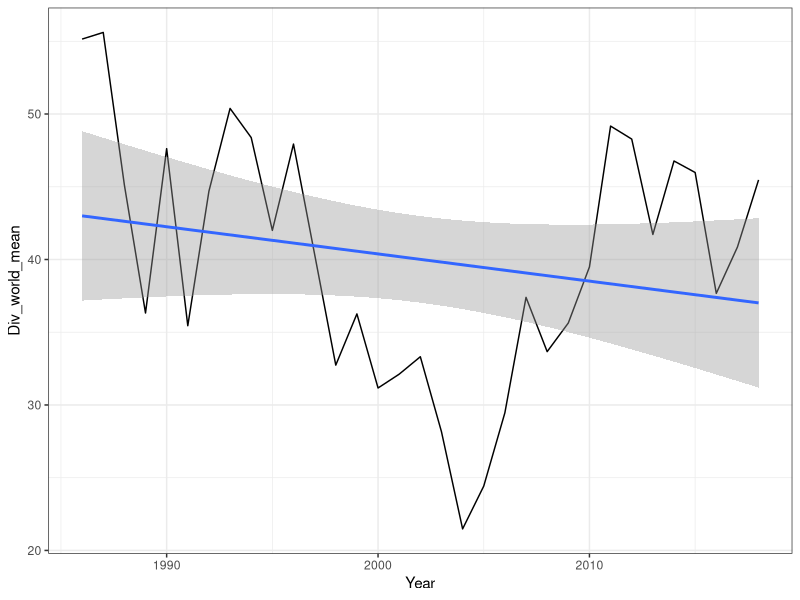

Reproduce this figure in R.
library(tidyverse)

########################################
### The previous dataset---till 2012 ###
########################################

# df_bond <- readr::read_csv('FTS_Data_Bond.csv',
#                              na = c("", "NA", ".", " ", "NaN", 'Inf', '-Inf'),
#                              skip = 3,
#                              col_names = T,
#                              col_types = cols(.default = col_double(),
#                                               Date = col_date(format = "%m/%d/%Y")))
# 
# df_bond <- df_bond %>%
#   dplyr::mutate('Year' = lubridate::year(Date)) %>%
#   dplyr::mutate('Canada_lag' = dplyr::lag(Canada)) %>% #include one-day lags
#   dplyr::mutate('US_lag' = dplyr::lag(US)) %>% #include one-day lags
#   dplyr::select(-Date_Number) %>%
#   dplyr::select(Date, Year, everything())

###########################################
### The new dataset---updated till 2018 ###
###########################################

df_bond <- readr::read_csv('CGR_data_2018_bond.csv',
                             na = c("", "NA", ".", " ", "NaN", 'Inf', '-Inf'),
                             col_names = T,
                             col_types = cols(.default = col_double(),
                                              Date = col_date(format = "%d/%m/%Y")))

df_bond <- df_bond %>%
  dplyr::mutate('Year' = lubridate::year(Date)) %>%
  dplyr::filter(Year < 2019) %>%
  dplyr::mutate('Canada_lag' = dplyr::lag(Canada)) %>% #include one-day lags
  dplyr::mutate('US_lag' = dplyr::lag(US)) %>% #include one-day lags
  dplyr::select(Date, Year, everything())

### Analysis begins here ###

name_country_full <- df_bond %>%
  dplyr::select(-c(Date, Year, Canada_lag, US_lag)) %>%
  colnames(.)


func_deduplic <- function(vec)
{
  # This function accepts a vector
  # and replaces duplicated entries
  # with missing values
  vec[duplicated(vec)] <- NA
  return(vec)
}

# Ignoring duplicated entries
df_bond_deduplic <- df_bond %>%
  dplyr::select(-c(Year, Date)) %>%
  apply(., 2, func_deduplic) %>%
  tibble::as_tibble(.) %>%
  tibble::add_column('Date' = df_bond$Date, 'Year' = df_bond$Year) %>%
  dplyr::select(Date, Year, everything(.))

# Taking log returns = log(I_t) - log(I_{t-1})
df_bond_return <- df_bond_deduplic %>%
  dplyr::select(-c(Date, Year)) %>%
  apply(., 2, function(vec){return(c(NA, diff(log(vec))))}) %>%
  tibble::as_tibble(.) %>%
  tibble::add_column('Date' = df_bond$Date, 'Year' = df_bond$Year) %>%
  dplyr::select(Date, Year, everything(.))

# Using nested dataframes
nest_year_return <- df_bond_return %>%
  dplyr::select(-Date) %>%
  dplyr::group_by(Year) %>%
  tidyr::nest(.)

# How many valid returns to use per year?
num_bond_usable <- 50
#num_bond_usable <- 100

func_valid_ret <- function(df, n = num_bond_usable)
{
  # This function accepts a return data matrix and 
  # accepts only those columns which have enough
  # usable entries ( >= num_bond_usable)
  temp_NA <- apply(df, 2, function(vec){sum(is.na(vec))})
  
  df_2 <- df[, temp_NA < (nrow(df) - n)]
  
  return(df_2)
}

nest_year_return <- nest_year_return %>%
  dplyr::mutate('LHS_country_valid' = purrr::map(data, func_valid_ret))

year_cohort <- 1986

func_rm_full_NA <- function(df)
{
  # This function accepts a data frame
  # and removes columns which are
  # completely full of missing values
  return(df[, colSums(is.na(df)) < nrow(df)])
}

# Names of pre-86 cohort countries
name_country_pre_cohort <- df_bond_return %>%
  dplyr::filter(Year < year_cohort) %>%
  dplyr::select(-c(Date, Year, Canada_lag, US_lag)) %>%
  func_rm_full_NA(.) %>%
  colnames(.)

# Names of ordinary countries
name_country_ordinary <- dplyr::setdiff(name_country_full, 
                                        name_country_pre_cohort)

# Select from the set of columns the pre-86 countries 
# along with the one-day lags of US and Canada
func_select_RHS_countries <- function(df)
{
  # This function accepts a return data matrix
  # and returns the pre86 cohort with the one-day
  # lags of US and Canada---to be used for the 
  # computation of principal components
  
  return(df[, c(dplyr::intersect(colnames(df), name_country_pre_cohort), 
                'Canada_lag', 'US_lag')])
}

func_select_ordinary <- function(df)
{
  # This accepts a data return matrix and selects 
  # the ordinary non-pre86 cohort country columns
  return(df[, dplyr::intersect(colnames(df), name_country_ordinary)])
}

func_select_pre_cohort <- function(df)
{
  # This accepts a data return matrix and selects 
  # the ordinary non-pre86 cohort country columns
  return(df[, dplyr::intersect(colnames(df), name_country_pre_cohort)])
}

nest_year_return_LHS_RHS <- nest_year_return %>%
  dplyr::filter(Year >= year_cohort) %>%
  dplyr::mutate('RHS_country' = purrr::map(data, 
                                           func_select_RHS_countries)) %>%
  dplyr::mutate('LHS_country_ordinary' = purrr::map(LHS_country_valid, 
                                                    func_select_ordinary)) %>%
  dplyr::select(-data)


nest_year_return_LHS_RHS <- nest_year_return_LHS_RHS %>%
  dplyr::mutate('RHS_country_rm_NA_col' = purrr::map(RHS_country, func_rm_full_NA))

func_NA_med_df <- function(df)
{
  # This function accepts a dataframe and
  # replaces missing values with column medians
  func_NA_med_vec <- function(vec)
  {
    vec[is.na(vec)] <- median(vec, na.rm = T)
    return(vec)
  }
  
  df_2 <- apply(df, 2, func_NA_med_vec)
  return(df_2)
}


nest_year_return_LHS_RHS <- nest_year_return_LHS_RHS %>%
  dplyr::mutate('RHS_country_clean' = purrr::map(RHS_country_rm_NA_col, func_NA_med_df), 
                'Cov_matrix' = purrr::map(RHS_country_clean, cov),
                'Eig_val' = purrr::map(Cov_matrix, function(df){return(eigen(df)$values)}),
                'Eig_vec' = purrr::map(Cov_matrix, function(df){return(eigen(df)$vectors)}),
                'Share' = purrr::map(Eig_val, function(vec){return(cumsum(vec)/sum(vec))})) %>%
  dplyr::select(-RHS_country)

nest_lag_eig <- dplyr::lag(nest_year_return_LHS_RHS$Eig_vec) #due to some weird nested lag behavior

# Adding lags of eigenvectors
nest_year_return_LHS_RHS <- nest_year_return_LHS_RHS %>%
  tibble::add_column('Lag_eig_vec' = nest_lag_eig)

func_pc_90 <- function(vec)
{
  # This function accepts a cumulative share of variance
  # vector and returns the number of PCs needed for 90% coverage 
  return(min(which(vec >= 0.90)))
}

# How many PCs needed for explaining 90% of variation?
# num_pc_90 <- sapply(nest_year_return_LHS_RHS$Share, func_pc_90)
num_pc_90 <- purrr::map_dbl(nest_year_return_LHS_RHS$Share, func_pc_90)
# num_pc_bond <- ceiling(median(num_pc_90)) # 12 are enough
num_pc_bond <- max(num_pc_90) # At John's suggestion

#############################################
### PC computation for ordinary countries ###
#############################################

func_pc_out_sample <- function(df1, df2)
{
  # This function accepts 2 dataframes, compares their
  # columns and rows to see if they can be multiplied,
  # then finds submatrices compatible with multiplication,
  # and multiplies the two matrices
  
  data_matrix <- as.matrix(df1)
  ncol_data <- ncol(data_matrix) #column number in data
  nrow_eig <- nrow(df2) #row number in eigenmatrix
  
  if (ncol_data < nrow_eig) #if num of row is more
  {
    eig_mat <- df2[1:ncol_data, ] #select submatrix
    temp <- data_matrix%*%eig_mat #multiply
  } else 
  {
    data_mat <- data_matrix[, 1:nrow_eig] #select submatrix
    temp <- data_mat%*%df2 #multiply
  }
  
  pc_out_sample <- temp
  
  return(pc_out_sample)
}

# Compute PCs
# nest_year_return_LHS_RHS <- nest_year_return_LHS_RHS %>%
#   dplyr::filter(Year >= year_cohort + 1) %>%
#   dplyr::mutate('PC_out_sample' = purrr::map2(RHS_country_clean, Lag_eig_vec,
#                                               function(df1, df2){return(df1%*%df2)}), #note df1%*%df2 [!]
#                 'PC_out_sample_90' = purrr::map(PC_out_sample,
#                                                 function(df){return(df[, 1:num_pc_bond])}))

nest_year_return_LHS_RHS <- nest_year_return_LHS_RHS %>%
  #dplyr::filter(!(purrr::map_lgl(Lag_eig_vec, function(df){return(any(is.na(df)))}))) %>%
  dplyr::filter(Year > 1986) %>%
  dplyr::mutate('PC_out_sample' = purrr::map2(RHS_country_clean, Lag_eig_vec,
                                              func_pc_out_sample),
                'PC_out_sample_90' = purrr::map(PC_out_sample,
                                                function(df){return(df[, 1:num_pc_bond])})
                )


nest_year_regression <- nest_year_return_LHS_RHS %>%
  dplyr::select(Year, LHS_country_ordinary, PC_out_sample_90)

func_inf_nan_NA_df <- function(df)
{
  # This accepts a dataframe and treats any infinite
  # or NaN values as missing
  func_inf_nan_NA_vec <- function(vec)
  {
    vec[is.infinite(vec) | is.nan(vec)] <- NA
    return(vec)
  }
  
  return(apply(df, 2, func_inf_nan_NA_vec))
}

# Treat as missing any infinite or NaN values that might be remaining
nest_year_regression <- nest_year_regression %>%
  dplyr::mutate('LHS_clean' = purrr::map(LHS_country_ordinary, func_inf_nan_NA_df))

func_lm_div <- function(df1, df2)
{
  # This function accepts the LHS and RHS of regressions
  # and returns the diversification index = 100*(1-adj_R_sqr)
  lhs <- as.matrix(df1)
  rhs <- as.matrix(df2)
  
  div <- list(NULL)
  
  for (j in 1:ncol(lhs)) #for each LHS country
  {
    lm_summary <- summary(lm(formula = lhs[, j] ~ rhs))
    adj_rsq <- max(lm_summary$adj.r.squared, 0)
    div[[j]] <- 100*(1 - adj_rsq)
  }
  
  return(unlist(div))
}

# Compute diversification indices
nest_year_regression <- nest_year_regression %>%
  dplyr::mutate('Div_ind' = purrr::map2(LHS_clean, PC_out_sample_90,
                                        func_lm_div))

func_attach_name <- function(df_1, vec)
{
  # Accepts regression LHS matrix and unnamed 
  # diversification vector indices and attaches 
  # the column names of LHS to the vector of indices
  names(vec) <- colnames(df_1)
  return(vec)
}

# Attach names of countries to diversification indices
nest_year_regression <- nest_year_regression %>%
  dplyr::mutate('Div_ind_edit' = purrr::map2(LHS_clean, Div_ind,
                                             func_attach_name))

func_pick_name <- function(vec_name) {names(vec_name)} #extract names

# Unnest results in long format
list_unnest_div_ordinary <- nest_year_regression %>%
  dplyr::mutate('Country' = purrr::map(Div_ind_edit, func_pick_name)) %>%
  dplyr::select(Year, Div_ind_edit, Country) %>%
  tidyr::unnest(.)

# Spread in wide format
Div_ind_ordinary <- list_unnest_div_ordinary %>%
  tidyr::spread(key = Country, value = Div_ind_edit) 

###############################################
### PC computation for pre cohort countries ###
###############################################

nest_year_pre_cohort <- nest_year_return %>%
  dplyr::select(Year, LHS_country_valid) %>%
  dplyr::filter(Year >= year_cohort) %>%
  dplyr::mutate('LHS_clean' = purrr::map(LHS_country_valid, 
                                         func_inf_nan_NA_df)) %>% #remove infinite or NaNs
  dplyr::mutate('LHS_pre_cohort' = purrr::map(LHS_clean, 
                                              func_select_pre_cohort)) %>%
  dplyr::mutate('RHS_countries' = purrr::map(LHS_clean, func_select_RHS_countries)) %>%
  dplyr::mutate('RHS_clean' = purrr::map(RHS_countries, func_NA_med_df))

nest_year_pre_cohort_2 <- nest_year_pre_cohort %>%
  dplyr::select(Year, LHS_pre_cohort, RHS_clean)

func_rm_col_j <- function(df)
{
  # This function accepts a data matrix and generates 
  # a sequence of matrices each one missing one 
  # column at a time (excluding lags of Canada and US)
  temp_list <- list(NULL)
  
  df2 <- df[, -c(ncol(df)-1, ncol(df))] #exclude North Am lags
  
  for (j in 1:ncol(df2))
  {
    temp_list[[j]] <- df2[, -j] #remove column j
  }
  
  return(temp_list)
}

# Generate sequence of matrices with each column removed once
nest_year_pre_cohort_2 <- nest_year_pre_cohort_2 %>%
  dplyr::mutate('RHS_country_j' = purrr::map(RHS_clean, func_rm_col_j)) 

func_eig_val_list <- function(list)
{
  # This function accepts a list of matrices and
  # applies to each matrix, a function that computes
  # its eigenvalues, then returns the list of 
  # eigenvalues---one for each matrix in the list
  func_eig_val_df <- function(df)
  {
    return(eigen(df)$values)
  }
  
  eig_val_list <- purrr::map(list, func_eig_val_df)
  
  return(eig_val_list)
}

func_eig_vec_list <- function(list)
{
  # This function accepts a list of matrices and
  # applies to each matrix, a function that computes
  # its eigenvectors, then returns the list of 
  # eigenvectors---one for each matrix in the list
  func_eig_vec_df <- function(df)
  {
    return(eigen(df)$vectors)
  }
  
  eig_vec_list <- purrr::map(list, func_eig_vec_df)
  
  return(eig_vec_list)
}


nest_year_pre_cohort_2 <- nest_year_pre_cohort_2 %>%
  dplyr::mutate('Cov_list_j' = purrr::map(RHS_country_j, 
                                          function(list){return(purrr::map(list, cov))})) %>%
  dplyr::mutate('Eig_val_list_j' = purrr::map(Cov_list_j, func_eig_val_list)) %>%
  dplyr::mutate('Eig_vec_list_j' = purrr::map(Cov_list_j, func_eig_vec_list)) 

nest_lag_eig_list <- dplyr::lag(nest_year_pre_cohort_2$Eig_vec_list_j) #due to some weird nested lag behavior

nest_year_pre_cohort_2 <- nest_year_pre_cohort_2 %>%
  tibble::add_column('Lag_eig_vec_list_j' = nest_lag_eig_list)

nest_year_pre_cohort_final <- nest_year_pre_cohort_2 %>%
  dplyr::select(Year, LHS_pre_cohort, RHS_country_j, 
                Eig_vec_list_j, Lag_eig_vec_list_j)

func_list_multiply <- function(list1, list2)
{
  # This function accepts two lists of matrices
  # then multiplies matrix i in list 1 to matrix i
  # in list 2 and returns the output as another list
  func_df_mult <- function(df1, df2)
  {
    return(df1%*%df2) #note matrix multiplication %*%
  }
  
  list3 <- purrr::map2(list1, list2, func_df_mult)
  
  return(list3)
  
}


nest_year_pre_cohort_final <- nest_year_pre_cohort_final %>%
  dplyr::mutate('length_list_RHS' = purrr::map_dbl(RHS_country_j, length),
                'length_list_lag_eig' = purrr::map_dbl(Lag_eig_vec_list_j, length))

# Which RHS and lag eigenvector list lengths are the same? Multiply them
nest_year_pre_cohort_final_2 <- nest_year_pre_cohort_final %>%
  dplyr::filter(length_list_RHS == length_list_lag_eig) %>%
  dplyr::mutate('PC_list_j' = purrr::map2(RHS_country_j, Lag_eig_vec_list_j,
                                          func_list_multiply)) %>%
  dplyr::select(Year, LHS_pre_cohort, PC_list_j)


# Which RHS and lag eigenvector list lengths are NOT the same? Multiply RHS with eigenvectors
nest_year_pre_cohort_final_3 <- nest_year_pre_cohort_final %>%
  dplyr::filter(length_list_RHS != length_list_lag_eig) %>%
  dplyr::mutate('PC_list_j' = purrr::map2(RHS_country_j, Eig_vec_list_j, 
                                          func_list_multiply)) %>%
  dplyr::select(Year, LHS_pre_cohort, PC_list_j)

nest_year_pre_cohort_regress <- rbind(nest_year_pre_cohort_final_3,
                                      nest_year_pre_cohort_final_2) %>%
  dplyr::arrange(Year)

# func_select_PC_list <- function(list)
# {
#   # This function accepts a list of PCs matrices and 
#   # returns the list with each PC matrix with 
#   # number of columns from 1 to num_pc_bond
#   func_select_PC_df <- function(df)
#   {
#     return(df[, 1:num_pc_bond])
#   }
#   
#   list1 <- purrr::map(list, func_select_PC_df)
#   
#   return(list1)
# }
# 
# nest_year_pre_cohort_regress <- nest_year_pre_cohort_regress %>%
#   dplyr::mutate('PC_list_j_final' = purrr::map(PC_list_j, func_select_PC_list))


func_pre_cohort_regress <- function(df1, list)
{
  # This function accepts the matrix of LHS countries
  # and the list of RHS matrices, then returns the 
  # diversification index for each country
  div_list <- list(NULL)
  
  for (i in 1:ncol(df1))
  {
    df2 <- list[[i]]
    
    temp_lhs <- df1[, i]
    temp_rhs <- as.matrix(df2)
    
    lm_summary <- summary(lm(formula = temp_lhs ~ temp_rhs))
    adj_rsq <- max(lm_summary$adj.r.squared, 0)
    div_list[[i]] <- 100*(1 - adj_rsq)
  }
  
  return(unlist(div_list))
}


# nest_year_pre_cohort_regress <- nest_year_pre_cohort_regress %>%
#   dplyr::filter(purrr::map(PC_list_j_final, length) > 0) %>%
#   dplyr::mutate('Div_ind_pre_cohort' = purrr::map2(LHS_pre_cohort, PC_list_j_final,
#                                                    func_pre_cohort_regress))

nest_year_pre_cohort_regress <- nest_year_pre_cohort_regress %>%
#  dplyr::filter(purrr::map(PC_list_j_final, length) > 0) %>%
  dplyr::mutate('Div_ind_pre_cohort' = purrr::map2(LHS_pre_cohort, PC_list_j,
                                                   func_pre_cohort_regress))


func_attach_name_pre_cohort <- function(vec, LHS_data)
{
  names(vec) <- colnames(LHS_data)
  return(vec)
}

nest_year_pre_cohort_regress <- nest_year_pre_cohort_regress %>%
  dplyr::mutate('Div_ind_pre_cohort_name' = purrr::map2(Div_ind_pre_cohort, LHS_pre_cohort,
                                                       func_attach_name_pre_cohort))

######################################################################################

# Unnest results in long format
list_unnest_div_pre_cohort <- nest_year_pre_cohort_regress %>%
  dplyr::mutate('Country' = purrr::map(Div_ind_pre_cohort_name, func_pick_name)) %>%
  dplyr::select(Year, Div_ind_pre_cohort_name, Country) %>%
  tidyr::unnest(.)

# Spread in wide format
Div_ind_pre_cohort <- list_unnest_div_pre_cohort %>%
  tidyr::spread(key = Country, value = Div_ind_pre_cohort_name) 

# Full dataframe for all countries
Div_ind_full_long <- dplyr::full_join(Div_ind_ordinary, Div_ind_pre_cohort,
                                      by = c('Year')) %>%
  tidyr::gather(., Australia:US, key = 'Country', value = 'Div_Index') %>%
  dplyr::arrange(Country)

Div_ind_full_wide <- Div_ind_full_long %>%
  tidyr::spread(key = 'Country', value = 'Div_Index') 

Div_world_mean <- apply(Div_ind_full_wide[, -1], 1, function(x){return(mean(x, na.rm = T))})


Div_ind_full_wide <- Div_ind_full_wide %>%
  tibble::add_column('Div_world_mean' = Div_world_mean) %>%
  dplyr::select(Year, Div_world_mean, everything())

Div_ind_plot <- ggplot(data = Div_ind_full_wide, 
                       mapping = aes(Year, Div_world_mean)) +
  geom_line() +
  geom_smooth(method = lm) +
  theme_bw()

Div_ind_full_long_2 <- Div_ind_full_wide %>%
  tidyr::gather(Div_world_mean:US, key = 'Country', value = 'Div_Index')

